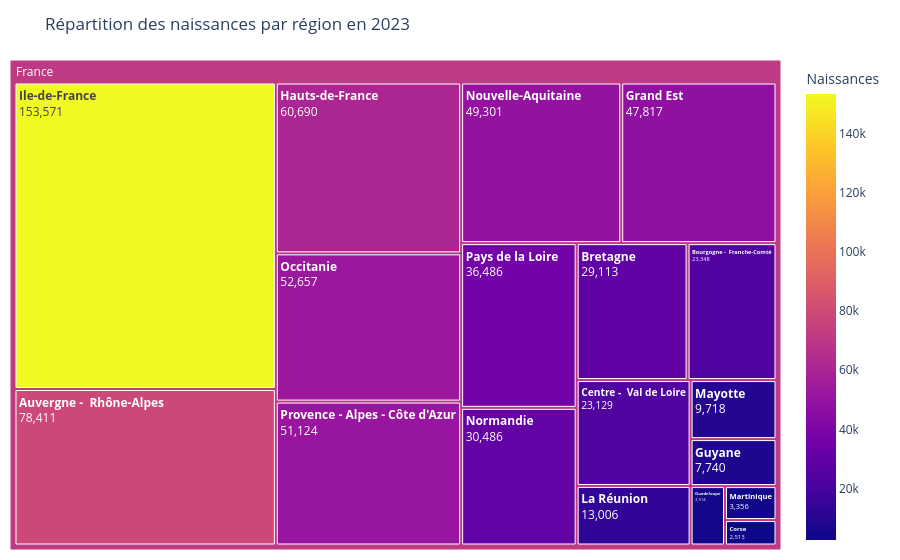

Notebook code cell kept with this figure:
### Markdown cell above
## 3.2 Répartition des naissances par région en 2023 — Treemap Plotly

### Choix de la technique

Le **Treemap** représente chaque région par un rectangle dont la surface est proportionnelle au nombre de naissances.  
Cette visualisation met immédiatement en évidence le poids relatif de chaque territoire et offre une alternative plus moderne à un graphique en barres classique.

L'interactivité de Plotly permet d'afficher les valeurs exactes au survol.

### Code cell
# Préparation des données régionales
treemap_regions = (
    df_regions[["zone_géographique", "2023_naissances_totales"]]
    .copy()
    .rename(columns={
        "zone_géographique": "Région",
        "2023_naissances_totales": "Naissances"
    })
)

treemap_regions["Naissances"] = pd.to_numeric(
    treemap_regions["Naissances"],
    errors="coerce"
)

treemap_regions = treemap_regions.dropna().sort_values(
    "Naissances",
    ascending=False
)

# Création du Treemap interactif
fig = px.treemap(
    treemap_regions,
    path=[px.Constant("France"), "Région"],
    values="Naissances",
    color="Naissances",
    title="Répartition des naissances par région en 2023"
)

fig.update_traces(
    texttemplate="<b>%{label}</b><br>%{value:,.0f}",
    hovertemplate="<b>%{label}</b><br>Naissances : %{value:,.0f}<extra></extra>"
)

fig.update_layout(
    template="plotly_white",
    margin=dict(t=60, l=10, r=10, b=10)
)

fig.show()

### Figure 1 — Plotly figure (JSON) as saved in the notebook; plotly's stock layout.template omitted (floating-point values rounded to 4 significant figures)
{"data": [{"branchvalues": "total", "customdata": [[153600.0], [78410.0], [60690.0], [52660.0], [51120.0], [49300.0], [47820.0], [36490.0], [30490.0], [29110.0], [23350.0], [23130.0], [13010.0], [9718.0], [7740.0], [3914.0], [3356.0], [2513.0], [71060.0]], "domain": {"x": [0, 1], "y": [0, 1]}, "hovertemplate": "<b>%{label}</b><br>Naissances : %{value:,.0f}<extra></extra>", "ids": ["France/Ile-de-France", "France/Auvergne -  Rhône-Alpes", "France/Hauts-de-France", "France/Occitanie", "France/Provence - Alpes - Côte d'Azur", "France/Nouvelle-Aquitaine", "France/Grand Est", "France/Pays de la Loire", "France/Normandie", "France/Bretagne", "France/Bourgogne -  Franche-Comté", "France/Centre -  Val de Loire", "France/La Réunion", "France/Mayotte", "France/Guyane", "France/Guadeloupe", "France/Martinique", "France/Corse", "France"], "labels": ["Ile-de-France", "Auvergne -  Rhône-Alpes", "Hauts-de-France", "Occitanie", "Provence - Alpes - Côte d'Azur", "Nouvelle-Aquitaine", "Grand Est", "Pays de la Loire", "Normandie", "Bretagne", "Bourgogne -  Franche-Comté", "Centre -  Val de Loire", "La Réunion", "Mayotte", "Guyane", "Guadeloupe", "Martinique", "Corse", "France"], "marker": {"coloraxis": "coloraxis", "colors": [153600.0, 78410.0, 60690.0, 52660.0, 51120.0, 49300.0, 47820.0, 36490.0, 30490.0, 29110.0, 23350.0, 23130.0, 13010.0, 9718.0, 7740.0, 3914.0, 3356.0, 2513.0, 71060.0]}, "name": "", "parents": ["France", "France", "France", "France", "France", "France", "France", "France", "France", "France", "France", "France", "France", "France", "France", "France", "France", "France", ""], "texttemplate": "<b>%{label}</b><br>%{value:,.0f}", "type": "treemap", "values": [153600.0, 78410.0, 60690.0, 52660.0, 51120.0, 49300.0, 47820.0, 36490.0, 30490.0, 29110.0, 23350.0, 23130.0, 13010.0, 9718.0, 7740.0, 3914.0, 3356.0, 2513.0, 676400.0]}], "layout": {"coloraxis": {"colorbar": {"title": {"text": "Naissances"}}, "colorscale": [[0, "#0d0887"], [0.1111, "#46039f"], [0.2222, "#7201a8"], [0.3333, "#9c179e"], [0.4444, "#bd3786"], [0.5556, "#d8576b"], [0.6667, "#ed7953"], [0.7778, "#fb9f3a"], [0.8889, "#fdca26"], [1, "#f0f921"]]}, "legend": {"tracegroupgap": 0}, "margin": {"b": 10, "l": 10, "r": 10, "t": 60}, "title": {"text": "Répartition des naissances par région en 2023"}}}
